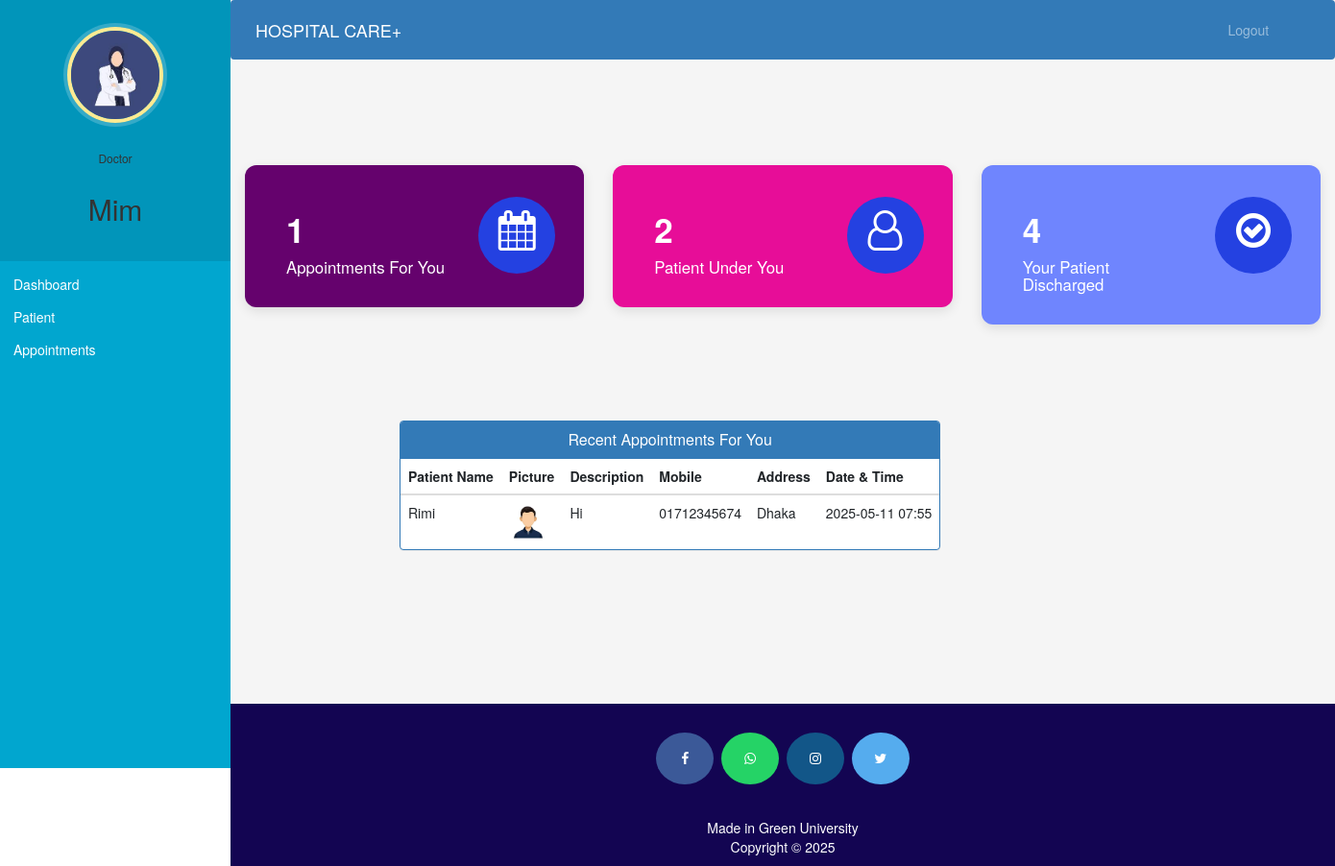
/doctor-dashboard (signed in), run on the app's committed database.
### hospital/models.py (models this page shows, shortened)
class Doctor(models.Model):
    user=models.OneToOneField(User,on_delete=models.CASCADE)
    profile_pic= models.ImageField(upload_to='profile_pic/DoctorProfilePic/',null=True,blank=True)
    address = models.CharField(max_length=40)
    mobile = models.CharField(
        max_length=11,
        null=True,
        validators=[bd_phone_validator])
    department= models.CharField(max_length=50,choices=departments,default='Cardiologist')
    status=models.BooleanField(default=False)

class Appointment(models.Model):
    description   = models.TextField()
    status        = models.BooleanField(default=False)
    doctorId = models.PositiveIntegerField(null=True, blank=True)
    patientId     = models.IntegerField(null=True, blank=True)
    doctorName    = models.CharField(max_length=200)
    patientName   = models.CharField(max_length=200)
    appointment_datetime = models.DateTimeField(
    verbose_name="Appointment date & time",
    null=True,
    blank=True,
    )

class Patient(models.Model):
    user=models.OneToOneField(User,on_delete=models.CASCADE)
    profile_pic= models.ImageField(upload_to='profile_pic/PatientProfilePic/',null=True,blank=True)
    address = models.CharField(max_length=40)
    mobile = models.CharField(
        max_length=11,
        null=True,
        validators=[bd_phone_validator])
    symptoms = models.CharField(max_length=100,null=False)
    assignedDoctorId = models.PositiveIntegerField(null=True)
    admitDate=models.DateField(auto_now=True)
    status=models.BooleanField(default=False)

### hospital/views.py (the view)
# urls.py: path('doctor-dashboard', views.doctor_dashboard_view,name='doctor-dashboard'),
@login_required(login_url='doctorlogin')
@user_passes_test(is_doctor)
def doctor_dashboard_view(request):
    patientcount=models.Patient.objects.all().filter(status=True,assignedDoctorId=request.user.id).count()
    appointmentcount=models.Appointment.objects.all().filter(status=True,doctorId=request.user.id).count()
    patientdischarged=models.PatientDischargeDetails.objects.all().distinct().filter(assignedDoctorName=request.user.first_name).count()
    appointments=models.Appointment.objects.all().filter(status=True,doctorId=request.user.id).order_by('-id')
    patientid=[]
    for a in appointments:
        patientid.append(a.patientId)
    patients=models.Patient.objects.all().filter(status=True,user_id__in=patientid).order_by('-id')
    appointments=zip(appointments,patients)
    mydict={
    'patientcount':patientcount,
    'appointmentcount':appointmentcount,
    'patientdischarged':patientdischarged,
    'appointments':appointments,
    'doctor':models.Doctor.objects.get(user_id=request.user.id),
    }
    return render(request,'hospital/doctor_dashboard.html',context=mydict)

### hospital/views.py (called while the page is built)
def is_doctor(user):
    return user.groups.filter(name='DOCTOR').exists()

### templates/hospital/doctor_dashboard.html
{% extends 'hospital/doctor_base.html' %}
{% load static %}
{% block content %}
{%include 'hospital/doctor_dashboard_cards.html'%}
<br><br><br><br>
<div class="container">
  <div class="row">
    <div class="panel panel-primary" style="margin-left:15%;">
      <div class="panel-heading" style="text-align:center;">
        <h6 class="panel-title">Recent Appointments For You</h6>
      </div>
      <table class="table table-hover" id="dev-table">
        <thead>
          <tr>
            <th>Patient Name</th>
            <th>Picture</th>
            <th>Description</th>
            <th>Mobile</th>
            <th>Address</th>
            <th>Date &amp; Time</th>
          </tr>
        </thead>
        {% for a,p in appointments %}
        <tr>
          <td>{{a.patientName}}</td>
          <td> <img src="{% static p.profile_pic.url %}" alt="Profile Pic" height="40px" width="40px" /></td>
          <td>{{a.description}}</td>
          <td>{{p.mobile}}</td>
          <td>{{p.address}}</td>
          <td>{{a.appointment_datetime|date:"Y-m-d H:i" }}</td>
        </tr>
        {% endfor %}
      </table>
    </div>
  </div>
</div>
{% endblock content %}

### templates/hospital/doctor_base.html (shortened to what this page needs)
<!DOCTYPE html>
{% load static %}
<html lang="en">
<head>
  <link rel="stylesheet" href="https://stackpath.bootstrapcdn.com/bootstrap/4.3.1/css/bootstrap.min.css">
  <link rel="stylesheet" href="https://maxcdn.bootstrapcdn.com/font-awesome/4.7.0/css/font-awesome.min.css">
</head>
<body>
  <nav class="menu" tabindex="0">
    <header class="avatar">
      <img src="{% static doctor.profile_pic.url %}" alt="Profile Pic" />
      <br><br>
      <h6>Doctor</h6>
      <h2>{{request.user.first_name}}</h2>
    </header>
    <ul>
      <li tabindex="0" class="icon-dashboard"> <a style="color:white; text-decoration:none;" href="/doctor-dashboard"><span>Dashboard</span></a> </li>
      <li tabindex="0" class="icon-users"> <a style="color:white; text-decoration:none;" href="/doctor-patient"><span>Patient</span></a></li>
      <li tabindex="0" class="icon-calendar"> <a style="color:white; text-decoration:none;" href="/doctor-appointment"><span>Appointments</span></a></li>
    </ul>
  </nav>
  <main>
    <div class="bs-example">
      <nav class="navbar navbar-expand-md  navbar-dark fixed-top" style="background:#337AB7;">
        <a href="/doctor-dashboard" class="navbar-brand">HOSPITAL CARE+</a>
        <div class="collapse navbar-collapse justify-content-between" id="navbarCollapse">
          <div class="navbar-nav" style=" margin-left: 90%;">
            <a href="/logout" class="nav-item nav-link">Logout</a>
          </div>
        </div>
      </nav>
    </div>
    <br><br>
    {% block content %}
    {% endblock content %}
    <br><br><br><br><br><br><br>
    <footer>
      <p>
        <a id="ftr" href="" class="fa fa-facebook"></a>
        <a id="ftr" href="" class="fa fa-whatsapp"></a>
        <a id="ftr" href="" class="fa fa-instagram"></a>
        <a id="ftr" href="" class="fa fa-twitter"></a>
      </p>
      <br>
      <div class="container">
        <div class="row">
          <div class="col-md-12 col-sm-12">
            <div style="color:#ffffff;" class="wow fadeInUp footer-copyright">
              <p>Made in Green University <br>
                Copyright &copy; 2025  </p>
            </div>
          </div>
        </div>
      </div>
    </footer>
  </main>
</body>
</html>

### templates/hospital/doctor_base.html (style rules this page uses)
body { padding-left: 240px; font-family: 'Roboto', sans-serif; }
main { position: relative; height: 100vh; background-color: #f5f5f5; }
a { color: white; text-decoration: none; }
footer { padding: 0px 0px 0px 0px; background-color: #130552; margin: 0px; }
#ftr { padding: 20px; }
.fa { font-size: 23px; width: 60px; text-align: center; text-decoration: none; margin: 5px 2px; border-radius: 50%; }
.fa-facebook { background: #3B5998; color: white; margin-top: 30px; }
.fa-whatsapp { background: #25d366; color: white; }
.fa-twitter { background: #55ACEE; color: white; }
.fa-instagram { background: #125688; color: white; }
p { text-align: center; }
.menu { background: rgb(1, 166, 207); height: 100vh; width: 240px; position: fixed; top: 0; left: 0; z-index: 5; transition: all 0.3s ease; }
.menu .avatar { background: rgba(0, 0, 0, 0.1); padding: 2em 0.5em; text-align: center; }
.menu .avatar img { width: 100px; border-radius: 50%; border: 4px solid #ffea92; box-shadow: 0 0 0 4px rgba(255, 255, 255, 0.2); }
.menu .avatar h2 { font-weight: normal; margin-top: 1em; }
.menu ul { list-style: none; padding: 0.5em 0; margin: 0; }
.menu ul li { padding: 0.5em 1em; font-size: 1em; font-weight: normal; cursor: pointer; background-repeat: no-repeat; background-position: left 15px center; transition: all 0.15s linear; }
.menu ul li.icon-dashboard { background-image: url("http://www.entypo.com/images//gauge.svg"); }
.menu ul li.icon-users { background-image: url("http://www.entypo.com/images//users.svg"); }
.menu ul li.icon-calendar { background-image: url("http://www.entypo.com/images//calendar.svg"); }
.navbar { background-color:linear-gradient(to right, #6f85fe,rgb(132, 2, 142)); }
.navbar-nav .nav-item { color: white; }

### templates/hospital/doctor_dashboard_cards.html (style rules this page uses)
body { font-family: 'Roboto', sans-serif; background-color: #f3f4f6; color: #65026d; }

### data on the page
Doctor: profile_pic (picture)
Appointment: patientName "Rimi", profile_pic (picture), description "Hi", mobile "01712345674", address "Dhaka", appointment_datetime "2025-05-11 07:55"

### other printed values
{{ request.user.first_name }} "Mim"
{{ appointmentcount }} "1"
{{ patientcount }} "2"
{{ patientdischarged }} "4"
